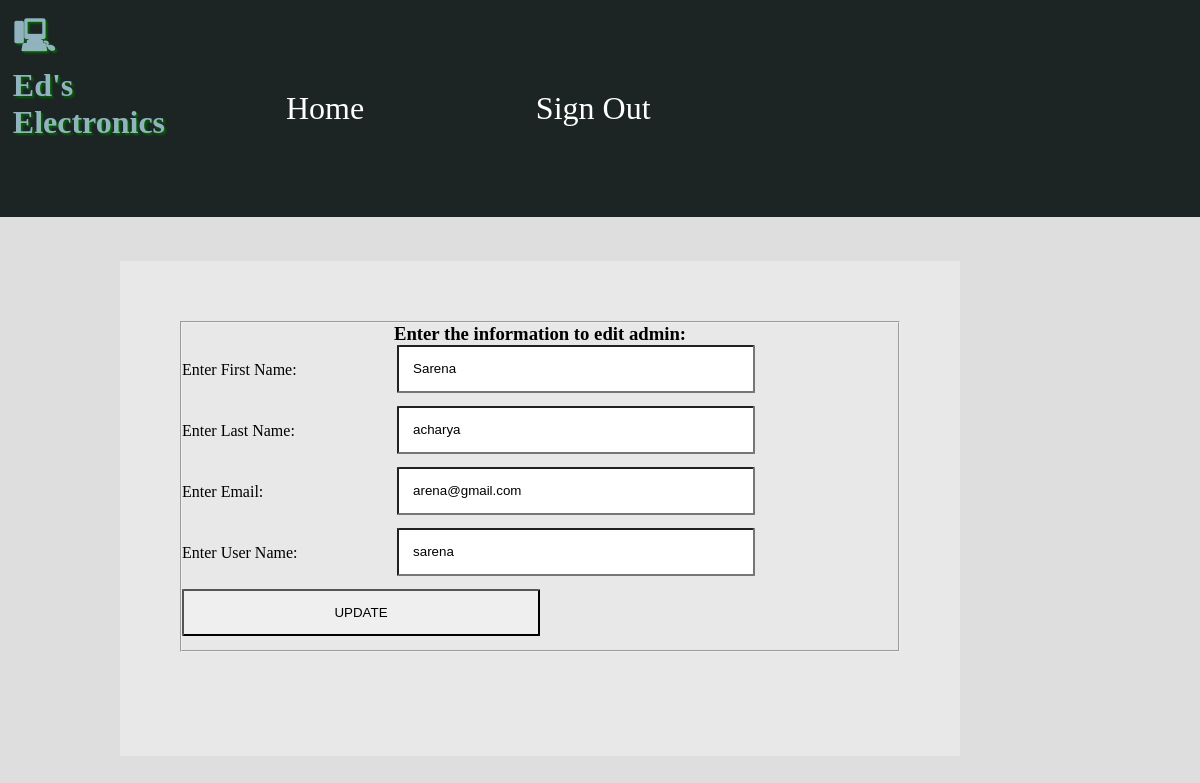
The app's page /admin/edituser.php?eid=3 with its own data.
### tables this page shows
CREATE TABLE `tbl_add_admin` (
  `admin_id` int(11) NOT NULL,
  `firstName` varchar(255) NOT NULL,
  `lastName` varchar(255) NOT NULL,
  `email` varchar(255) NOT NULL,
  `username` varchar(255) NOT NULL,
  `password` varchar(255) NOT NULL
);

### admin/edituser.php (the view, shortened to what this page needs)
<?php
	include'databaselink.php';
 	include 'form_header.php';
 	$users = $pdo->prepare("SELECT * FROM tbl_add_admin WHERE admin_id= :eid");
	$users->execute($_GET);
	$user = $users->fetch();
?>
<body>
	<main>
		<form action="edituser.php" method="POST">
			<fieldset>
			<h3> Enter the information to edit admin:</h3>
			<label>Enter First Name: </label>
			<input type="text" name="firstName" value="<?php echo $user['firstName'];?>"><br><br>
			<label>Enter Last Name: </label>
			<input type="text" name="lastName" value="<?php echo $user['lastName'];?>"><br><br>
			<label>Enter Email: </label>
			<input type="text" name="email"  value="<?php echo $user['email'];?>"><br><br>
			<label>Enter User Name:</label>
			<input type="text" name="username" value="<?php echo $user['username'];?>"><br><br>
			<input type="submit" name="update" value="UPDATE">
    		</fieldset>
  		</form>
	</main>
</body>

### css/electronics.css (style rules this page uses)
* { margin: 0; padding: 0; }
body { background-color: #DEDEDE; font-family: 'Oxygen-Regular'; display: grid; grid-template-columns: 10% 70% 20%; grid-template-rows: auto; grid-template-areas: "header header header" "img img aside" ". main aside" "footer footer footer"; }
main { min-height: 20vh; grid-area: main; padding: 5vw; background-color: #E8E8E8; }
form label { margin-top: 1em;box-sizing: border-box;display: block; width: 30%;padding: left; float: left; }
form input, form textarea { margin-bottom: 1em; box-sizing: border-box; display: block; width: 50%; padding: 2%; float: left;flex-direction: column;border-radius: 1%; }
form h3 { text-align: center; }

### records on screen
tbl_add_admin: firstName "Sarena", lastName "acharya", email "arena@gmail.com", username "sarena"
